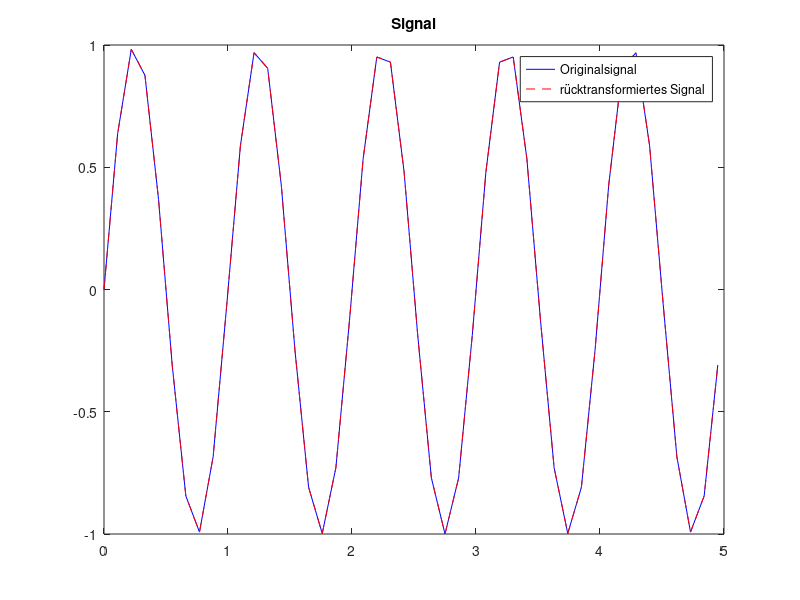
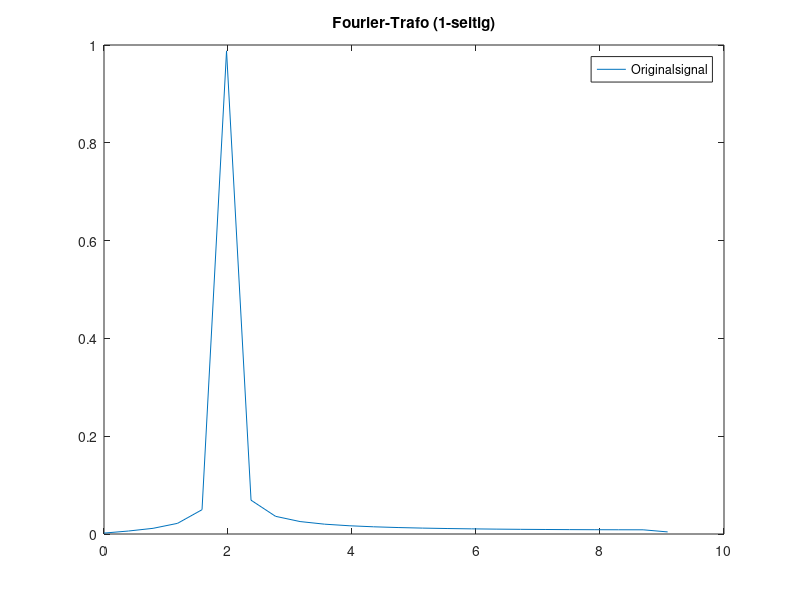

MATLAB code for these plots, in order:
clear 
close all
T= 0.11;
Fs = 1/T;                   % Sampling frequency                          
t = 0:T:5.01;
x=sin(2*pi*t);%+sin(4*pi*t+0.5);
L = length(t);              % Length of signal
f = 2*Fs*(0:(L/2))/L;

% Fourier-Trafo Zustand
Y_x=fft(x);
P2_x = Y_x/L;               % 2-sided spectrum
P1_x = P2_x(1:L/2+1);     % 1-sided spectrum
P1_x(2:end-1) = 2*P1_x(2:end-1);
x_Fourier = P1_x(1:L/2+1);

Y_x_back = x_Fourier;
Y_x_back(2:end-1) = 0.5*(Y_x_back(2:end-1));
Y_x_back_ = [Y_x_back(1:end),conj(Y_x_back(end-1:-1:2))];
Y_x_back = L*Y_x_back_;
 
x_back = ifft(Y_x_back);

figure
plot(t,x,'b')
title('Signal')
hold on
plot(t,x_back,'r--')
legend('Originalsignal', 'rücktransformiertes Signal')

figure
plot(f,abs(x_Fourier))
title('Fourier-Trafo (1-seitig)')
hold on
legend('Originalsignal', 'rücktransformiertes Signal')